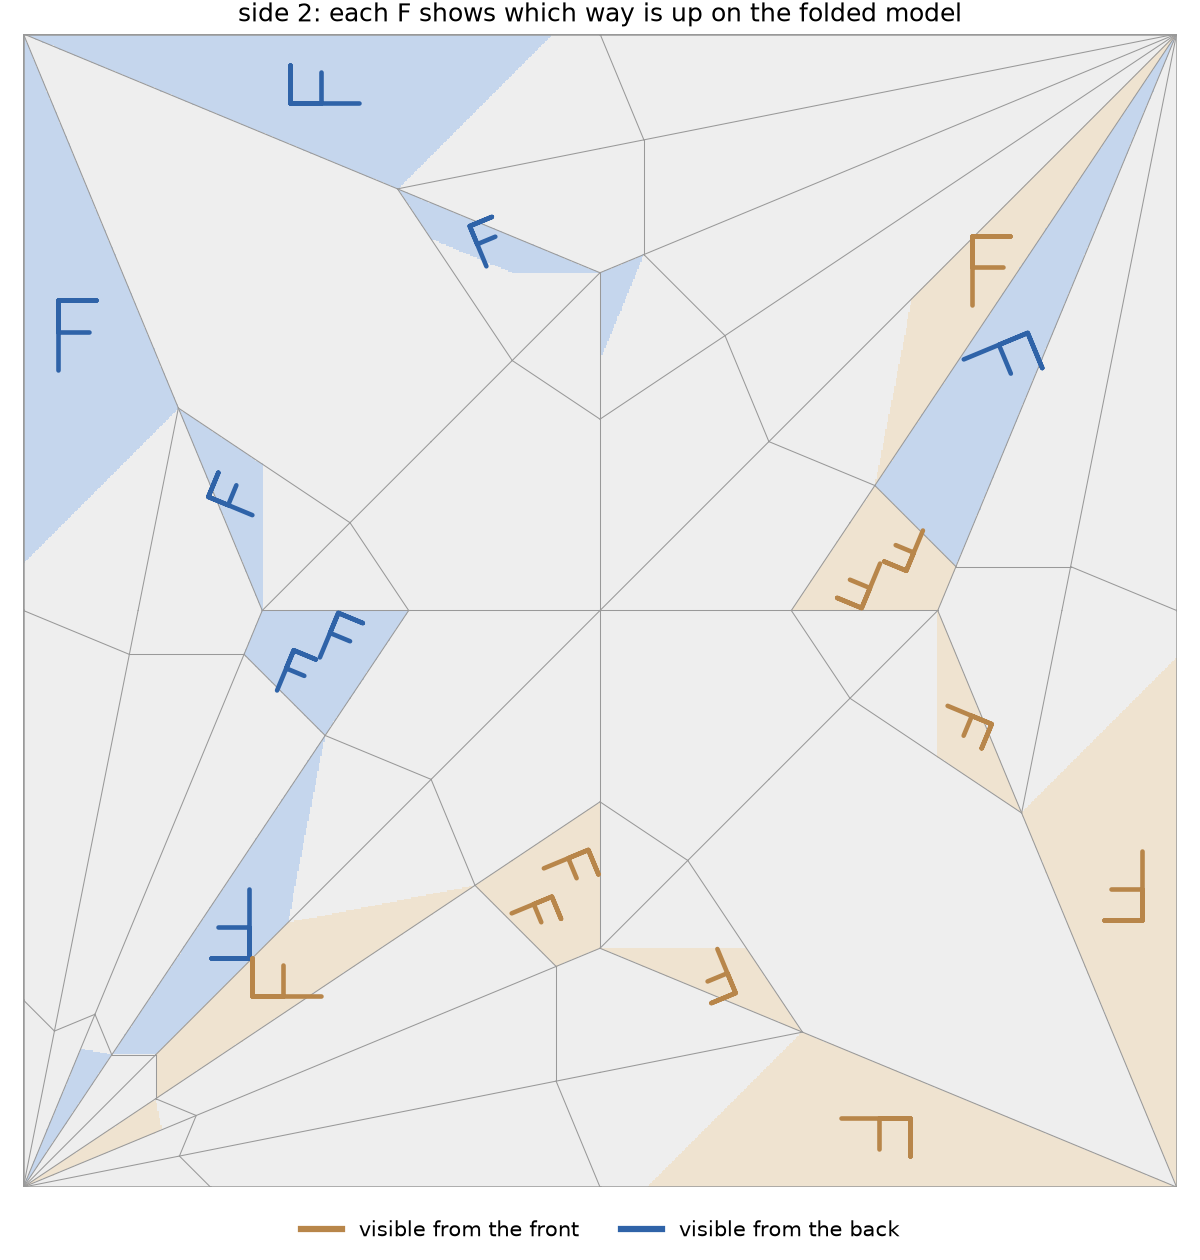

The Python source for this figure:
"""Which way is up on each visible part of the sheet?

    python directions.py crease_pattern.fold folded_state.fold

On every visible region, draws a letter F in the orientation a picture must be printed
in to appear upright on the folded model. A backwards F would mean that region shows a
mirror image. Draws one panel per side of the sheet that has visible regions. Writes
directions.png.
"""
import sys

import numpy as np
import matplotlib.pyplot as plt

from fold_map import FoldedModel, PALETTE, apply, extent, inside

# Screen directions in folded coordinates. Flat-Folder draws y pointing down, so "up" is -y.
# The back view is turned over left to right, so its "right" is -x.
UP = np.array([0.0, -1.0])
RIGHT = {"front": np.array([1.0, 0.0]), "back": np.array([-1.0, 0.0])}
COLORS = {"front": "#b8864a", "back": "#2f63a8"}


def shown_side(model, f, view):
    # Which side of the sheet face f shows to a view. Unflipped faces keep side 2 (+z) facing +z, and
    # the back view looks from +z.
    unflipped = model.normal[f] > 0
    return 2 if unflipped == (view == "back") else 1


def visible_regions(model, res=500):
    # (face, view, side, sheet points) for every visible part of every face.
    lo, hi = model.sheet.min(0), model.sheet.max(0)
    g = lo + (np.stack(np.meshgrid(np.arange(res), np.arange(res)), -1).reshape(-1, 2) + 0.5) / res * (hi - lo)
    for f, poly in enumerate(model.faces):
        P = g[inside(g, model.sheet[poly])]
        if len(P) == 0:
            continue
        top, bottom, _ = model.stack_ends(model.cover(apply(model.to_folded[f], P)))
        for view, hit in [("back", top == f), ("front", bottom == f)]:
            if hit.sum() > 0.002 * res * res:
                yield f, view, shown_side(model, f, view), P[hit]


def plot_directions(model, side1, side2):
    # Returns the figure and whether any region would need a mirrored picture.
    lo, hi = model.sheet.min(0), model.sheet.max(0)
    regions = list(visible_regions(model))
    sides = [s for s in (1, 2) if any(r[2] == s for r in regions)]
    fig, axes = plt.subplots(1, len(sides), figsize=(8 * len(sides), 8.4), squeeze=False)
    light = PALETTE * 0.35 + 0.65
    mirrored = False
    for ax, s in zip(axes[0], sides):
        turned = s == 2                     # each side drawn as seen from that side
        ax.imshow(light[side2 if s == 2 else side1], extent=extent(lo, hi, turned), interpolation="nearest")
        for (a, b), kind in zip(model.edges, model.assignment):
            if kind in "MVB":
                ax.plot(*model.sheet[[a, b]].T, color="#999", lw=0.5 if kind != "B" else 1.2, zorder=1)
        for f, view, side, pts in regions:
            if side != s:
                continue
            # The face's linear map from folded to sheet coordinates turns screen directions into sheet directions.
            L = model.to_sheet[f][:2]
            up, right = UP @ L, RIGHT[view] @ L
            # Seen from side 2 the sheet is turned over, which flips handedness on the page.
            handed = (right[0] * up[1] - right[1] * up[0]) * (1 if turned else -1)
            mirrored |= handed < 0
            c = pts.mean(0)
            size = min(0.6 * np.sqrt(len(pts) / 500 ** 2) * (hi - lo).max(), 0.06)
            F = np.array([[-0.25, -0.5], [-0.25, 0.5], [0.3, 0.5], [-0.25, 0.5], [-0.25, 0.05], [0.2, 0.05]]) * size
            ax.plot(*(c + F[:, :1] * right + F[:, 1:] * up).T, color=COLORS[view], lw=2.2,
                    solid_capstyle="round", zorder=4)
        ax.set_aspect("equal"); ax.axis("off")
        ax.set_title(f"side {s}: each F shows which way is up on the folded model")
    handles = [plt.Line2D([], [], color=c, lw=3) for c in COLORS.values()]
    fig.legend(handles, ["visible from the front", "visible from the back"], loc="lower center", ncol=2, frameon=False)
    fig.tight_layout(rect=(0, 0.04, 1, 1))
    return fig, mirrored


def main(cp_path, state_path):
    model = FoldedModel(cp_path, state_path)
    side1, side2, _, _ = model.sheet_visibility(800)
    fig, mirrored = plot_directions(model, side1, side2)
    fig.savefig("directions.png", dpi=150)
    print("mirrored regions:", "some" if mirrored else "none")
    print("wrote directions.png")


if __name__ == "__main__":
    main(*sys.argv[1:3])
